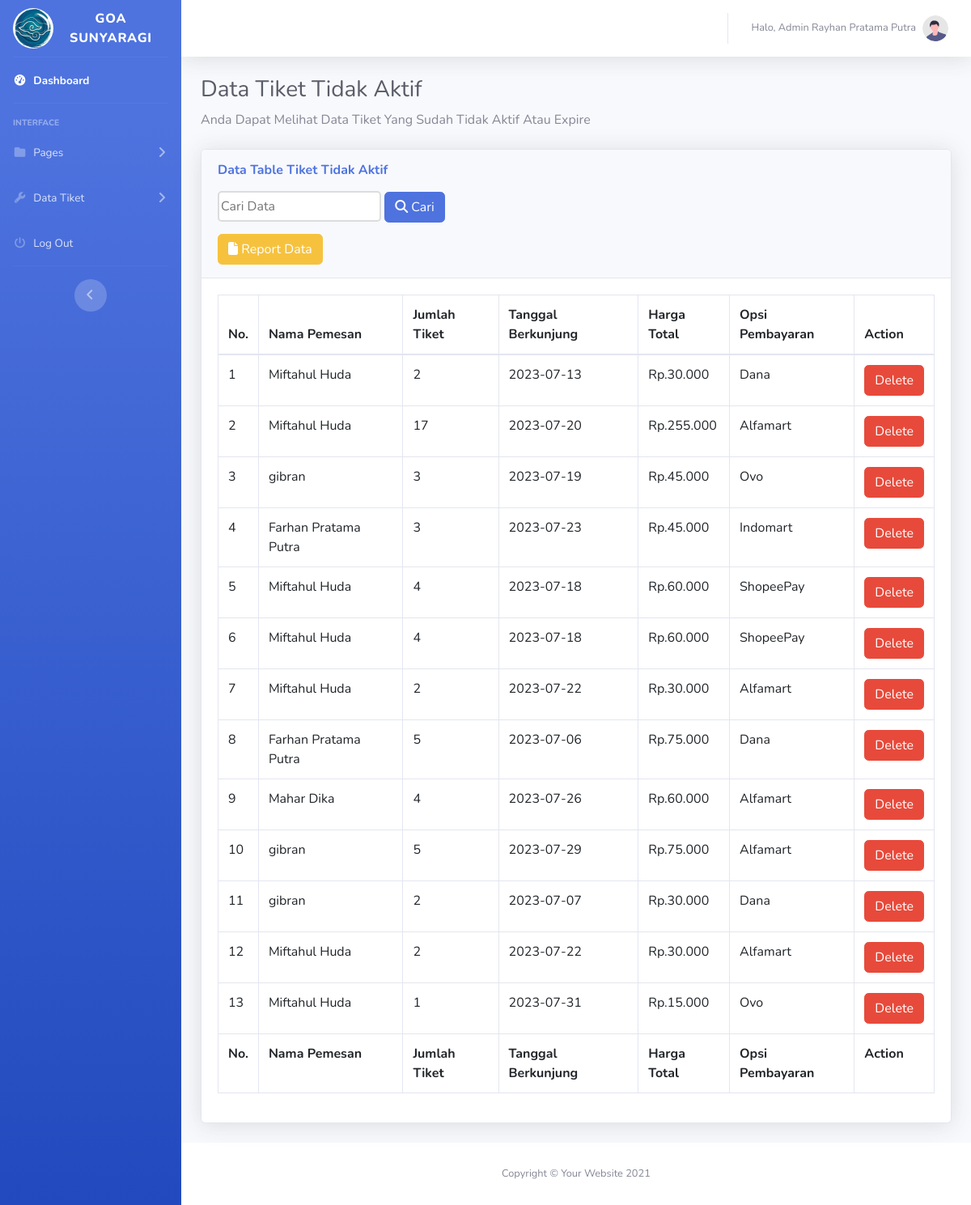
Screenshot of /admin/index.php?page=data_tiket_nonaktif (signed in) with the database file from the repository.
### tables this page shows
CREATE TABLE `tbl_tiket` (
  `id_tiket` int(11) NOT NULL,
  `id_user` int(11) NOT NULL,
  `jmlh_tiket` varchar(5) NOT NULL,
  `tgl_kunjungan` date NOT NULL,
  `harga` double NOT NULL,
  `opsi_bayar` varchar(20) NOT NULL,
  `pin` varchar(8) NOT NULL,
  `status` varchar(20) NOT NULL
);

CREATE TABLE `tbl_user` (
  `id_user` int(11) NOT NULL,
  `nama` varchar(50) NOT NULL,
  `jenis_kelamin` varchar(20) NOT NULL,
  `no_telp` varchar(15) NOT NULL,
  `tgl_lahir` date NOT NULL,
  `username` varchar(30) NOT NULL,
  `gmail` varchar(70) NOT NULL,
  `password` varchar(50) NOT NULL
);

### admin/data_tiket_nonaktif.php (the view, shortened to what this page needs)
<div class="container-fluid">
    <h1 class="h3 mb-2 text-gray-800">Data Tiket Tidak Aktif</h1>
    <p class="mb-4">Anda Dapat Melihat Data Tiket Yang Sudah Tidak Aktif Atau Expire</p>
    <div class="card shadow mb-4">
        <div class="card-header py-3">
            <h6 class="m-0 font-weight-bold text-primary mb-3">Data Table Tiket Tidak Aktif</h6>
            <form action="" method="post">
                <input type="text" name="keyword" id="keyword" style="height: 38px; border-radius: 5px; border: solid 2px gainsboro; margin-bottom: 15px" autocomplete="off" placeholder="Cari Data">
                <button type="submit" name="cari" class="btn btn-primary"><i class="fas fa-magnifying-glass"></i> Cari</button>
            </form>
            <a href="report_tiket.php?tiket=Tidak Aktif" target="_blank" class="btn btn-warning"><i class="fas fa-file"></i> Report Data</a>
        </div>
        <div class="card-body">
            <div class="table-responsive">
                <table class="table table-bordered" id="dataTable" width="100%" cellspacing="0">
                    <thead>
                        <tr>
                            <th>No.</th>
                            <th>Nama Pemesan</th>
                            <th>Jumlah Tiket</th>
                            <th>Tanggal Berkunjung</th>
                            <th>Harga Total</th>
                            <th>Opsi Pembayaran</th>
                            <th>Action</th>
                        </tr>
                    </thead>
                    <tfoot>
                        <tr>
                            <th>No.</th>
                            <th>Nama Pemesan</th>
                            <th>Jumlah Tiket</th>
                            <th>Tanggal Berkunjung</th>
                            <th>Harga Total</th>
                            <th>Opsi Pembayaran</th>
                            <th>Action</th>
                        </tr>
                    </tfoot>
                    <tbody>
                    <?php
                        require_once "../function.php";
                        $no = 1;
                        if (isset($_POST['cari'])) {
                            $keyword = $_POST['keyword'];
                            $tdk_aktif = $_POST['tdk_aktif'];
                            $query = mysqli_query($db, "SELECT * FROM tbl_tiket INNER JOIN tbl_user ON tbl_tiket.id_user = tbl_user.id_user WHERE tbl_tiket.status = '$tdk_aktif' AND tbl_user.nama LIKE '%$keyword%' OR tbl_tiket.jmlh_tiket LIKE '%$keyword%' OR tbl_tiket.opsi_bayar LIKE '%$keyword%'");
                        } else {
                            $query = mysqli_query($db, "SELECT * FROM tbl_tiket INNER JOIN tbl_user ON tbl_tiket.id_user = tbl_user.id_user WHERE tbl_tiket.status = 'Tidak Aktif'");
                        }
                        while($ttiket = mysqli_fetch_array($query)) {
                        ?>
                        <tr>
                            <td><?= "$no" ?></td>
                            <td><?= "$ttiket[nama]" ?></td>
                            <td><?= "$ttiket[jmlh_tiket]" ?></td>
                            <td><?= "$ttiket[tgl_kunjungan]" ?></td>
                            <td>Rp.<?= number_format("$ttiket[harga]",0,",",".") ?></td>
                            <td><?= "$ttiket[opsi_bayar]" ?></td>
                            <td>
                                <a href="index.php?page=data_tiket_hapus2&idt=<?= "$ttiket[id_tiket]" ?>" class="btn btn-danger">Delete</a>
                            </td>
                        </tr>
                        <?php $no++; } ?>
                    </tbody>
                </table>
            </div>
        </div>
    </div>
</div>

### admin/index.php (shortened to what this page needs)
<?php
require_once "../function.php";
$query = mysqli_query($db, "SELECT * FROM tbl_admin WHERE id_admin = '$_SESSION[id_admin]'");
$data = mysqli_fetch_array($query);
?>
<!DOCTYPE html>
<html lang="en">
  <head>
    <link href="vendor/fontawesome-free/css/all.min.css" rel="stylesheet" type="text/css" />
    <link href="https://cdn.jsdelivr.net/npm/bootstrap@5.3.0/dist/css/bootstrap.min.css" rel="stylesheet">
    <link href="css/sb-admin-2.min.css" rel="stylesheet" />
  </head>
  <body id="page-top">
    <div id="wrapper">
<ul class="navbar-nav bg-gradient-primary sidebar sidebar-dark accordion" id="accordionSidebar">
        <a class="sidebar-brand d-flex align-items-center justify-content-center" href="index.php">
          <div class="sidebar-brand-icon">
            <img src="../assets/logo1.jpg" height="50px" width="50px" style="border-radius: 100%" />
          </div>
          <div class="sidebar-brand-text mx-3">Goa Sunyaragi</div>
        </a>
        <hr class="sidebar-divider my-0" />
        <li class="nav-item active">
          <a class="nav-link" href="index.php">
            <i class="fas fa-fw fa-tachometer-alt"></i>
            <span>Dashboard</span></a
          >
        </li>
        <hr class="sidebar-divider" />
        <div class="sidebar-heading">Interface</div>
        <li class="nav-item">
          <a class="nav-link collapsed" href="#" data-toggle="collapse" data-target="#collapsePages" aria-expanded="true" aria-controls="collapsePages">
            <i class="fas fa-fw fa-folder"></i>
            <span>Pages</span>
          </a>
        </li>
        <li class="nav-item">
          <a class="nav-link collapsed" href="#" data-toggle="collapse" data-target="#collapsePages1" aria-expanded="true" aria-controls="collapsePages1">
            <i class="fas fa-fw fa-wrench"></i>
            <span>Data Tiket</span>
          </a>
        </li>
        <li class="nav-item" style="cursor: pointer;">
          <a class="nav-link" data-bs-toggle="modal" data-bs-target="#exampleModal">
            <i class="fas fa-fw fa-power-off"></i>
            <span>Log Out</span></a
          >
        </li>
        <hr class="sidebar-divider d-none d-md-block" />
        <div class="text-center d-none d-md-inline">
          <button class="rounded-circle border-0" id="sidebarToggle"></button>
        </div>
      </ul>
      <div id="content-wrapper" class="d-flex flex-column">
        <div id="content">
          <nav class="navbar navbar-expand navbar-light bg-white topbar mb-4 static-top shadow">
            <ul class="navbar-nav ml-auto">
              <li class="nav-item dropdown no-arrow">
                <a class="nav-link dropdown-toggle" href="#" id="userDropdown" role="button" data-toggle="dropdown" aria-haspopup="true" aria-expanded="false">
                  <span class="mr-2 d-none d-lg-inline text-gray-600 small">Halo, Admin <?= "$data[nm_admin]" ?></span>
                  <img class="img-profile rounded-circle" src="img/undraw_profile.svg" />
                </a>
              </li>
            </ul>
          </nav>
          <?php
          if (isset($_GET['page'])) {
            $page = $_GET['page'];
            switch ($page) {
              case 'data_tiket_nonaktif':
                require "data_tiket_nonaktif.php";
                break;
            }
          } else {
            require "beranda.php";
          }
          ?>
        <footer class="sticky-footer bg-white">
          <div class="container my-auto">
            <div class="copyright text-center my-auto">
              <span>Copyright &copy; Your Website 2021</span>
            </div>
          </div>
        </footer>
      </div>
    </div>
</body>
</html>

### rows the page displays
tbl_tiket: id_user.nama "Miftahul Huda", jmlh_tiket "2", tgl_kunjungan "2023-07-13", harga "30.000", opsi_bayar "Dana"
tbl_tiket: id_user.nama "Miftahul Huda", jmlh_tiket "17", tgl_kunjungan "2023-07-20", harga "255.000", opsi_bayar "Alfamart"
tbl_tiket: id_user.nama "gibran", jmlh_tiket "3", tgl_kunjungan "2023-07-19", harga "45.000", opsi_bayar "Ovo"
tbl_tiket: id_user.nama "Farhan Pratama Putra", jmlh_tiket "3", tgl_kunjungan "2023-07-23", harga "45.000", opsi_bayar "Indomart"
tbl_tiket: id_user.nama "Miftahul Huda", jmlh_tiket "4", tgl_kunjungan "2023-07-18", harga "60.000", opsi_bayar "ShopeePay"
tbl_tiket: id_user.nama "Miftahul Huda", jmlh_tiket "4", tgl_kunjungan "2023-07-18", harga "60.000", opsi_bayar "ShopeePay"
tbl_tiket: id_user.nama "Miftahul Huda", jmlh_tiket "2", tgl_kunjungan "2023-07-22", harga "30.000", opsi_bayar "Alfamart"
tbl_tiket: id_user.nama "Farhan Pratama Putra", jmlh_tiket "5", tgl_kunjungan "2023-07-06", harga "75.000", opsi_bayar "Dana"
tbl_tiket: id_user.nama "Mahar Dika", jmlh_tiket "4", tgl_kunjungan "2023-07-26", harga "60.000", opsi_bayar "Alfamart"
tbl_tiket: id_user.nama "gibran", jmlh_tiket "5", tgl_kunjungan "2023-07-29", harga "75.000", opsi_bayar "Alfamart"
tbl_tiket: id_user.nama "gibran", jmlh_tiket "2", tgl_kunjungan "2023-07-07", harga "30.000", opsi_bayar "Dana"
tbl_tiket: id_user.nama "Miftahul Huda", jmlh_tiket "2", tgl_kunjungan "2023-07-22", harga "30.000", opsi_bayar "Alfamart"
tbl_tiket: id_user.nama "Miftahul Huda", jmlh_tiket "1", tgl_kunjungan "2023-07-31", harga "15.000", opsi_bayar "Ovo"

### other values shown
$data[nm_admin] "Rayhan Pratama Putra"
